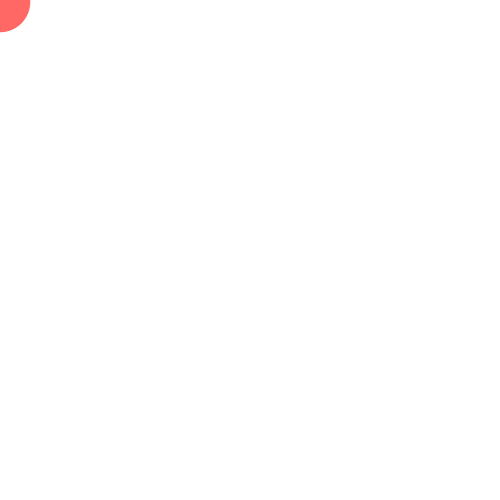
Frame 1 (no input)
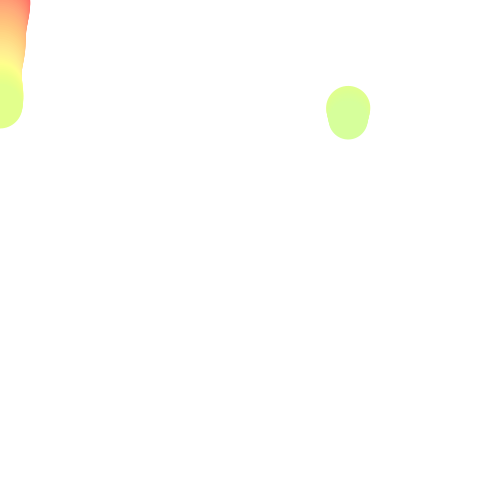
Frame 60 (the mouse pressed at the canvas centre just before this capture)
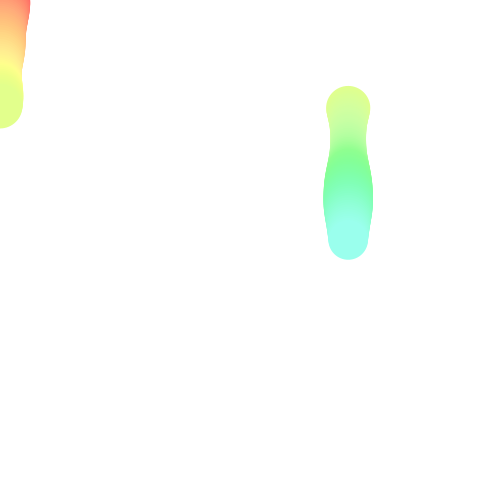
Frame 120 (the mouse held since frame 60 and released just before this capture)

The Processing sketch that drew these frames (run headless with seeded random() and noise(); from frame 60 on, the mouse is pressed at the canvas centre):

// Processing sketch: processing_94258
// ── processing_94258.pde

float x, y, r, g, b, radius;
int timer;

void setup() {
  size(500, 500);
  background(255);
  colorMode(HSB);
  noStroke();
  smooth();
}

void draw() {
  y = frameCount*2 % height;
  if (millis() - timer >= random(1000, 3000)) {
    x = random(width);
    timer = millis();
  }
  r = frameCount % 255;
  g = 255 - noise(1 + frameCount * 0.025) * 255;
  b = noise(frameCount * 0.01) * 255;

  radius = noise(frameCount * 0.01) * 100;

  color c = color(r, b, 255);
  fill(c);
  ellipse(x, y, radius, radius);
} 
void mousePressed() {
  setup();
}
